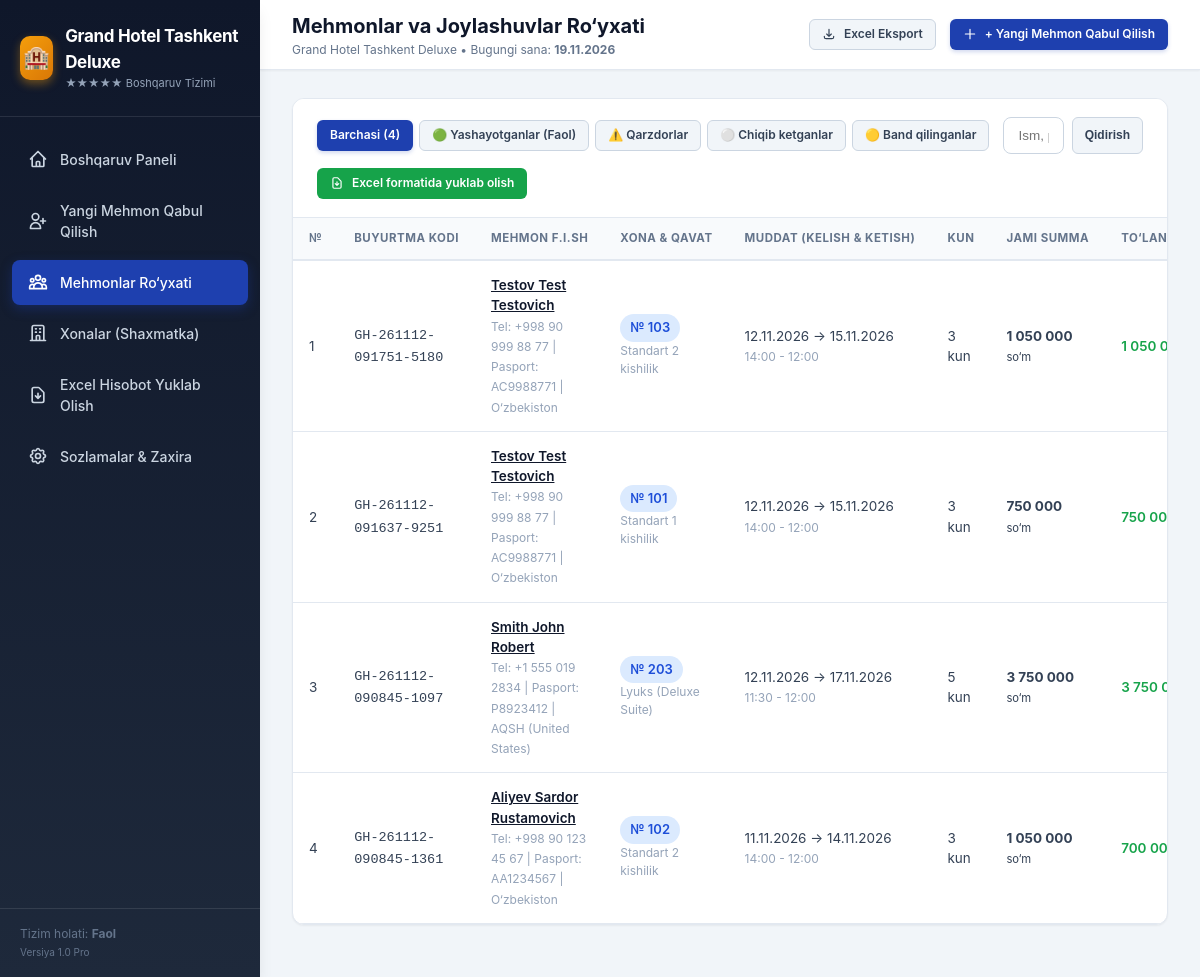
Page /guests on the earlier database version.
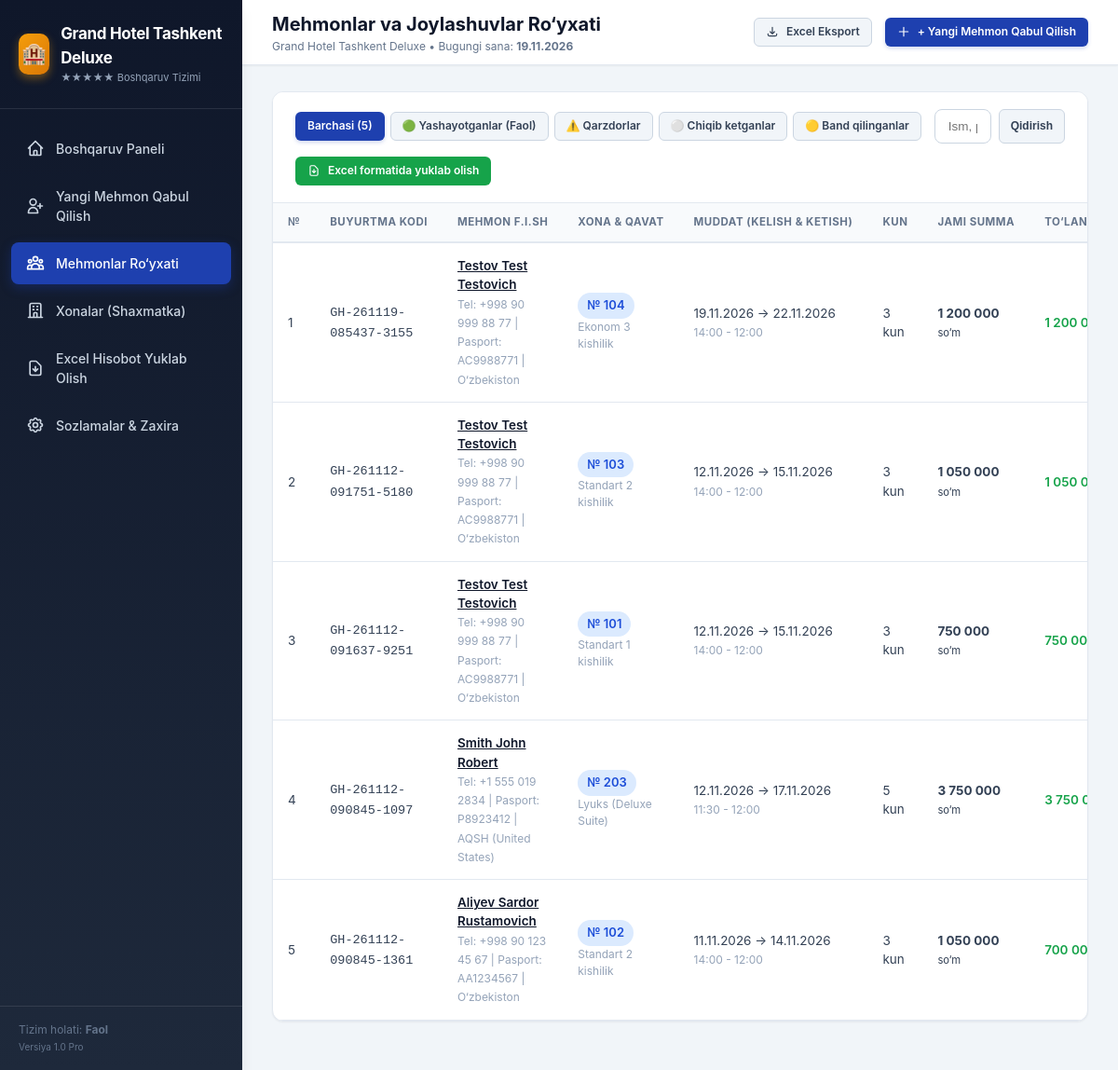
Same page on the later database version.
### tables this page shows
CREATE TABLE reservations (
        id INTEGER PRIMARY KEY AUTOINCREMENT,
        booking_code TEXT UNIQUE,
        guest_id INTEGER NOT NULL,
        room_id INTEGER NOT NULL,
        check_in_date TEXT NOT NULL,
        check_in_time TEXT DEFAULT '14:00',
        check_out_date TEXT NOT NULL,
        check_out_time TEXT DEFAULT '12:00',
        adults INTEGER DEFAULT 1,
        children INTEGER DEFAULT 0,
        daily_price REAL NOT NULL,
        total_days INTEGER NOT NULL,
        total_amount REAL NOT NULL,
        paid_amount REAL DEFAULT 0,
        balance REAL NOT NULL,
        payment_method TEXT DEFAULT 'Naqd',
        purpose TEXT DEFAULT 'Sayohat',
        status TEXT DEFAULT 'active',
        special_requests TEXT,
        actual_check_out TIMESTAMP,
        created_at TIMESTAMP DEFAULT CURRENT_TIMESTAMP,
        updated_at TIMESTAMP DEFAULT CURRENT_TIMESTAMP,
        FOREIGN KEY (guest_id) REFERENCES guests(id) ON DELETE CASCADE,
        FOREIGN KEY (room_id) REFERENCES rooms(id) ON DELETE RESTRICT
    );

CREATE TABLE guests (
        id INTEGER PRIMARY KEY AUTOINCREMENT,
        full_name TEXT NOT NULL,
        passport_series_num TEXT NOT NULL,
        pinfl TEXT,
        birth_date TEXT,
        gender TEXT DEFAULT 'Erkak',
        nationality TEXT DEFAULT 'O‘zbekiston',
        phone TEXT NOT NULL,
        email TEXT,
        address TEXT,
        notes TEXT,
        created_at TIMESTAMP DEFAULT CURRENT_TIMESTAMP
    );

CREATE TABLE rooms (
        id INTEGER PRIMARY KEY AUTOINCREMENT,
        room_number TEXT UNIQUE NOT NULL,
        floor INTEGER DEFAULT 1,
        room_type TEXT NOT NULL,
        capacity INTEGER DEFAULT 2,
        daily_price REAL NOT NULL,
        status TEXT DEFAULT 'available',
        amenities TEXT,
        description TEXT,
        created_at TIMESTAMP DEFAULT CURRENT_TIMESTAMP
    );

CREATE TABLE hotel_settings (
        id INTEGER PRIMARY KEY,
        hotel_name TEXT NOT NULL DEFAULT 'Grand Hotel Toshkent',
        hotel_stars INTEGER DEFAULT 4,
        address TEXT DEFAULT 'Toshkent shahri, Amir Temur shox ko‘chasi, 15-uy',
        phone TEXT DEFAULT '+998 71 200-00-00',
        email TEXT DEFAULT 'info@grandhotel.uz',
        inn TEXT DEFAULT '123456789',
        manager_name TEXT DEFAULT 'Administrator',
        currency TEXT DEFAULT 'so‘m',
        checkin_time TEXT DEFAULT '14:00',
        checkout_time TEXT DEFAULT '12:00'
    );

### app.py (the view)
@app.route('/guests')
def guests_list():
    status = request.args.get('status', 'all')
    search = request.args.get('search', '').strip()
    start_date = request.args.get('start_date')
    end_date = request.args.get('end_date')
    reservations = database.get_all_reservations(
        status=status,
        search=search,
        start_date=start_date,
        end_date=end_date
    )
    return render_template(
        'guests.html',
        reservations=reservations,
        current_status=status,
        search_query=search,
        start_date=start_date,
        end_date=end_date,
        active_page='guests'
    )

### app.py (called while the page is built)
@app.template_filter('currency')
def currency_filter(value):
    try:
        val = float(value)
        return f"{val:,.0f}".replace(",", " ")
    except (ValueError, TypeError):
        return value

@app.template_filter('format_date')
def format_date_filter(value):
    if not value:
        return ""
    try:
        if " " in str(value):
            dt = datetime.strptime(str(value).split(".")[0], "%Y-%m-%d %H:%M:%S")
            return dt.strftime("%d.%m.%Y %H:%M")
        dt = datetime.strptime(str(value), "%Y-%m-%d")
        return dt.strftime("%d.%m.%Y")
    except Exception:
        return value

@app.context_processor
def inject_settings():
    settings = database.get_hotel_settings()
    now_date = date.today().strftime('%Y-%m-%d')
    return dict(hotel_settings=settings, current_date=now_date)

### database.py (called while the page is built)
def get_db():
    conn = sqlite3.connect(DB_PATH)
    conn.row_factory = sqlite3.Row
    conn.execute("PRAGMA foreign_keys = ON")
    return conn

def get_hotel_settings():
    conn = get_db()
    row = conn.execute('SELECT * FROM hotel_settings WHERE id = 1').fetchone()
    conn.close()
    if row:
        return dict(row)
    return {}

### templates/guests.html (shortened to what the changed rows need)
{% extends "base.html" %}
{% block header_title %}Mehmonlar va Joylashuvlar Ro‘yxati{% endblock %}
{% block content %}
<div class="card">
    <div class="card-header" style="flex-wrap: wrap; gap: 14px;">
        <div style="display: flex; gap: 6px; flex-wrap: wrap;">
            <a href="{{ url_for('guests_list', status='all', search=search_query) }}"
               class="btn btn-sm {% if current_status == 'all' %}btn-primary{% else %}btn-secondary{% endif %}">
                Barchasi ({{ reservations|length if current_status == 'all' else 'Barcha' }})
            </a>
            <a href="{{ url_for('guests_list', status='active', search=search_query) }}"
               class="btn btn-sm {% if current_status == 'active' %}btn-primary{% else %}btn-secondary{% endif %}">
                🟢 Yashayotganlar (Faol)
            </a>
            <a href="{{ url_for('guests_list', status='debtors', search=search_query) }}"
               class="btn btn-sm {% if current_status == 'debtors' %}btn-danger{% else %}btn-secondary{% endif %}">
                ⚠️ Qarzdorlar
            </a>
            <a href="{{ url_for('guests_list', status='checked_out', search=search_query) }}"
               class="btn btn-sm {% if current_status == 'checked_out' %}btn-primary{% else %}btn-secondary{% endif %}">
                ⚪ Chiqib ketganlar
            </a>
            <a href="{{ url_for('guests_list', status='reserved', search=search_query) }}"
               class="btn btn-sm {% if current_status == 'reserved' %}btn-primary{% else %}btn-secondary{% endif %}">
                🟡 Band qilinganlar
            </a>
        </div>
    </div>
    <div class="card-body" style="padding: 0;">
        <div class="table-responsive">
            <table class="data-table" id="guests_table">
                <thead>
                    <tr>
                        <th>№</th>
                        <th>Buyurtma kodi</th>
                        <th>Mehmon F.I.SH</th>
                        <th>Xona & Qavat</th>
                        <th>Muddat (Kelish & Ketish)</th>
                        <th>Kun</th>
                        <th>Jami Summa</th>
                        <th>To‘langan</th>
                    </tr>
                </thead>
                <tbody>
                    {% for r in reservations %}
                    <tr>
                        <td>{{ loop.index }}</td>
                        <td><code>{{ r.booking_code }}</code></td>
                        <td>
                            <a href="{{ url_for('guest_profile', id=r.guest_id) }}" class="table-guest-name">
                                {{ r.full_name }}
                            </a>
                            <span class="table-subtext">
                                Tel: {{ r.phone }} | Pasport: {{ r.passport_series_num }} | {{ r.nationality }}
                            </span>
                        </td>
                        <td>
                            <span class="badge badge-primary" style="font-size: 13px;">№ {{ r.room_number }}</span>
                            <div class="table-subtext">{{ r.room_type }}</div>
                        </td>
                        <td>
                            <div>{{ r.check_in_date|format_date }} &rarr; {{ r.check_out_date|format_date }}</div>
                            <span class="table-subtext">{{ r.check_in_time }} - {{ r.check_out_time }}</span>
                        </td>
                        <td>{{ r.total_days }} kun</td>
                        <td><strong>{{ r.total_amount|currency }}</strong> <small>{{ hotel_settings.currency }}</small></td>
                        <td style="color: var(--success); font-weight: 600;">{{ r.paid_amount|currency }}</td>
                    </tr>
                    {% else %}
                    <tr>
                        <td colspan="11" style="text-align: center; padding: 36px; color: var(--gray-400);">
                            Belgilangan parametrlar bo‘yicha hech qanday ma'lumot topilmadi.
                        </td>
                    </tr>
                    {% endfor %}
                </tbody>
            </table>
        </div>
    </div>
</div>
{% endblock %}

### templates/base.html (shortened to what the changed rows need)
<!DOCTYPE html>
<html lang="uz">
<head>
    <link rel="stylesheet" href="{{ url_for('static', filename='css/style.css') }}">
</head>
<body>
    <div class="app-container">
        <aside class="app-sidebar">
            <div class="sidebar-header">
                <div class="brand-info">
                    <h2>{{ hotel_settings.hotel_name }}</h2>
                    <span>{{ '★' * hotel_settings.hotel_stars }} Boshqaruv Tizimi</span>
                </div>
            </div>
        </aside>
        <div class="app-main">
            <header class="app-header">
                <div class="header-title-box">
                    <h1>{% block header_title %}Boshqaruv Paneli{% endblock %}</h1>
                    <p>{{ hotel_settings.hotel_name }} &bull; Bugungi sana: <strong>{{ current_date|format_date }}</strong></p>
                </div>
            </header>
            <main class="app-content">
                {% block content %}{% endblock %}
            </main>
        </div>
    </div>
</body>
</html>

Differences in the rows shown:
added reservations: booking_code "GH-261119-085437-3155", full_name "Testov Test Testovich", phone "+998 90 999 88 77", passport_series_num "AC9988771", nationality "O‘zbekiston", room_number "104", room_type "Ekonom 3 kishilik", check_in_date "19.11.2026", check_out_date "22.11.2026", check_in_time "14:00", check_out_time "12:00", total_days "3", total_amount "1 200 000", {{ hotel_settings.currency }} "so‘m", paid_amount "1 200…"
Other differences:
{{ reservations|length if current_status == 'all' else 'Barcha' }}: "4" → "5"
